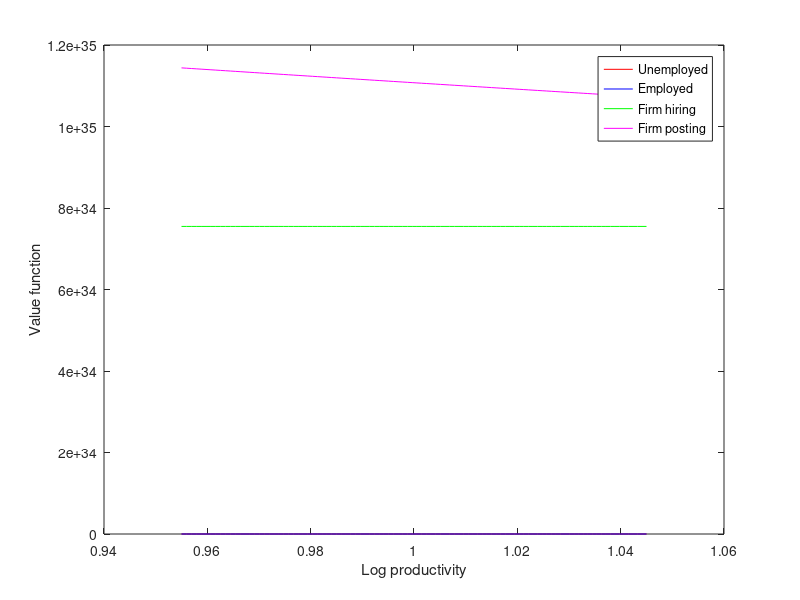

Reproduce this figure in MATLAB.
% Parameters
s = 0.1;
r = 0.012;
z = 0.4;
mu = 1;
sigma = 0.015;
eta = 0.72;
beta = 0.72;
c = 0.213;

% Grid for productivity levels
p_min = exp(mu - 3*sigma);
p_max = exp(mu + 3*sigma);
n_grid = 100;
dp = (p_max - p_min) / (n_grid - 1);
log_p = log(p_min:dp:p_max);

% Value function iteration
max_iter = 1000;
tol = 1e-6;

% Initial guesses for value functions
U = z * ones(n_grid, 1);
W = zeros(n_grid, 1);
J = zeros(n_grid, 1);
V = zeros(n_grid, 1);

for iter = 1:max_iter
    % Value function iteration for each productivity level
    U_new = zeros(n_grid, 1);
    W_new = zeros(n_grid, 1);
    J_new = zeros(n_grid, 1);
    V_new = zeros(n_grid, 1);
    for i = 1:n_grid
        % Arrival rate of jobs and recruiting rate
        theta = exp(log_p(i) - W);
        f = eta * exp(mu + (eta - 1) * log(theta)) .* (theta <= 1);
        q = eta * exp(mu - eta * log(theta)) .* (theta >= 1) .* (theta <= exp(mu));
        
        % Expected value functions
        EU = f .* W + (1 - f) .* U;
        EW = (1 - s) * W + s * U;
        EJ = J;
        EV = q .* J;
        
        % Update value functions
        U_new(i) = z + r * (f' * EU + (1 - f') * U_new);
        W_new(i) = (U_new(i) + beta * J_new(i)) / (1 + beta);
        J_new(i) = exp(log_p(i)) - W_new(i) + r * (1 - s) * EJ' * ones(n_grid, 1);
        V_new(i) = -c + r * q' * EJ;
    end
    
    % Check for convergence
    if max(abs(U_new - U)) < tol && max(abs(W_new - W)) < tol && max(abs(J_new - J)) < tol && max(abs(V_new - V)) < tol
        break;
    end
    
    % Update value functions
    U = U_new;
    W = W_new;
    J = J_new;
    V = V_new;
end

% Equilibrium wage
w = mean(W);

% Plot value functions
figure;
plot(log_p, U, 'r', log_p, W, 'b', log_p, J, 'g', log_p, V, 'm');
legend('Unemployed', 'Employed', 'Firm hiring', 'Firm posting');
xlabel('Log productivity');
ylabel('Value function');